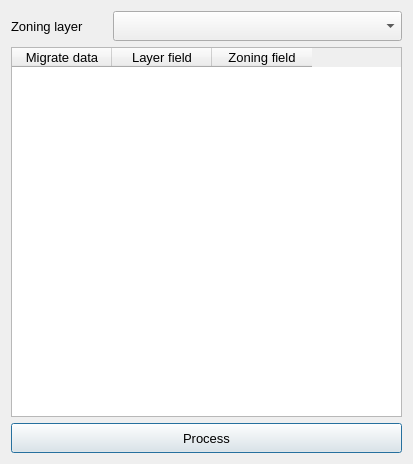
<?xml version="1.0" encoding="UTF-8"?>
<ui version="4.0">
 <class>ui_transponet_construction</class>
 <widget class="QDialog" name="ui_transponet_construction">
  <property name="geometry">
   <rect>
    <x>0</x>
    <y>0</y>
    <width>413</width>
    <height>464</height>
   </rect>
  </property>
  <property name="font">
   <font>
    <pointsize>10</pointsize>
   </font>
  </property>
  <property name="windowTitle">
   <string>AequilibraE - Add zoning layer to project</string>
  </property>
  <layout class="QGridLayout" name="gridLayout">
   <item row="1" column="0" colspan="4">
    <widget class="QTableWidget" name="table_fields">
     <property name="maximumSize">
      <size>
       <width>16777215</width>
       <height>16777215</height>
      </size>
     </property>
     <property name="font">
      <font>
       <pointsize>10</pointsize>
      </font>
     </property>
     <column>
      <property name="text">
       <string>Migrate data</string>
      </property>
     </column>
     <column>
      <property name="text">
       <string>Layer field</string>
      </property>
     </column>
     <column>
      <property name="text">
       <string>Zoning field</string>
      </property>
     </column>
    </widget>
   </item>
   <item row="0" column="0">
    <widget class="QLabel" name="label">
     <property name="minimumSize">
      <size>
       <width>0</width>
       <height>30</height>
      </size>
     </property>
     <property name="font">
      <font>
       <pointsize>10</pointsize>
      </font>
     </property>
     <property name="text">
      <string>Zoning layer</string>
     </property>
    </widget>
   </item>
   <item row="0" column="1" colspan="3">
    <widget class="QgsMapLayerComboBox" name="cob_lyr">
     <property name="minimumSize">
      <size>
       <width>0</width>
       <height>30</height>
      </size>
     </property>
     <property name="font">
      <font>
       <pointsize>10</pointsize>
      </font>
     </property>
    </widget>
   </item>
   <item row="2" column="0" colspan="4">
    <widget class="QPushButton" name="but_run">
     <property name="minimumSize">
      <size>
       <width>0</width>
       <height>30</height>
      </size>
     </property>
     <property name="font">
      <font>
       <pointsize>10</pointsize>
      </font>
     </property>
     <property name="text">
      <string>Process</string>
     </property>
    </widget>
   </item>
  </layout>
 </widget>
 <customwidgets>
  <customwidget>
   <class>QgsMapLayerComboBox</class>
   <extends>QComboBox</extends>
   <header>qgsmaplayercombobox.h</header>
  </customwidget>
 </customwidgets>
 <resources/>
 <connections/>
</ui>
